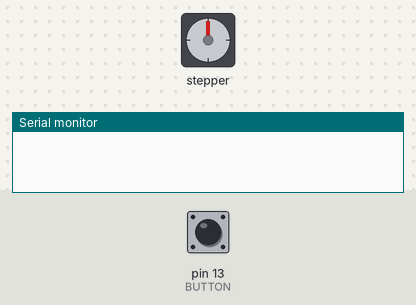
Simulated run of this sketch. Board: Arduino Uno, built with avr-gcc and run on an emulated ATmega328P. Parts: stepper motor, the last lines printed to the serial monitor. The test bench sets the inputs (shaded band); at power-on: pin 13 (BUTTON) HIGH. Random numbers use the default seed unless the sketch sets one; stepper angles assume 4096 steps per turn.

Above: at 1.2 s.
1.3 s: pin 13 (BUTTON) pulled LOW for 0.15 s
At 2.17 s:
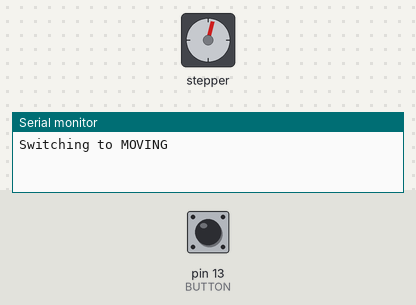
At 6.5 s:
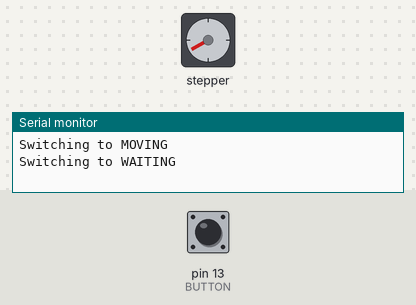
Timing chart, 0 to 16.8 s (numbered marks = the images above; inputs shaded):
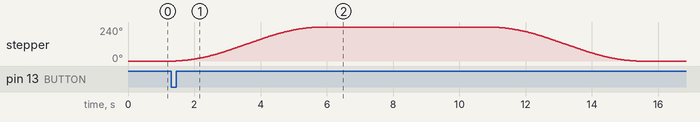

The sketch:

moz-vending.ino
```cpp
#include <AccelStepper.h>

// ULN2003 Motor Driver Pins
const int IN1 = 5; // D1
const int IN2 = 4; // D2
const int IN3 = 14; // D5
const int IN4 = 12; // D6

// Pushbutton Pin
const int BUTTON = 13; // D7

// Motor Settings
const int MAXSPEED     = 1000;
const int ACCELERATION = 600;

// State Definitions
const int IDLE      = 1;
const int MOVING    = 2;
const int WAITING   = 3;
const int RETURNING = 4;

// Definition for homing
const int HOMEROTATION = 0;

// Steps to rotate per chamber (with 12 chambers)
const int chamberSize = 342;

// Define variables for rotation target and state
int rotationTarget = 0;
int state = IDLE;

// initialize the stepper library
AccelStepper stepper(AccelStepper::HALF4WIRE, IN1, IN3, IN2, IN4);

void setup() {
  pinMode(BUTTON, INPUT_PULLUP);
  digitalWrite(BUTTON, HIGH); //activate arduino internal pull up

  // initialize the serial port
  Serial.begin(115200);

  // set the speed and acceleration
  stepper.setMaxSpeed(MAXSPEED);
  stepper.setAcceleration(ACCELERATION);
}

void loop() {
  switch(state) {
    case WAITING:
      delay(5000);
      Serial.println("Switching to RETURNING");
      state = RETURNING;
      stepper.moveTo(HOMEROTATION);
      break;
    case RETURNING:
      if (stepper.distanceToGo() == 0) {
        Serial.println("Switching to IDLE");
        state = IDLE;
      }
      stepper.run();
      break;
    case MOVING:
      if (stepper.distanceToGo() == 0){
        Serial.println("Switching to WAITING");
        state = WAITING;
      }
      stepper.run();
      break;
    case IDLE:
      if (digitalRead(BUTTON) == LOW ){
        Serial.println("Switching to MOVING");
        state = MOVING;
        rotationTarget =  chamberSize * random(1, 11);
        stepper.moveTo(rotationTarget);
      }
      break;
  }
}
```

Measured:
- after the input at 1.3 s, stepper: turns 240° clockwise in 4.3 s, then 240° counter-clockwise in 4.4 s
